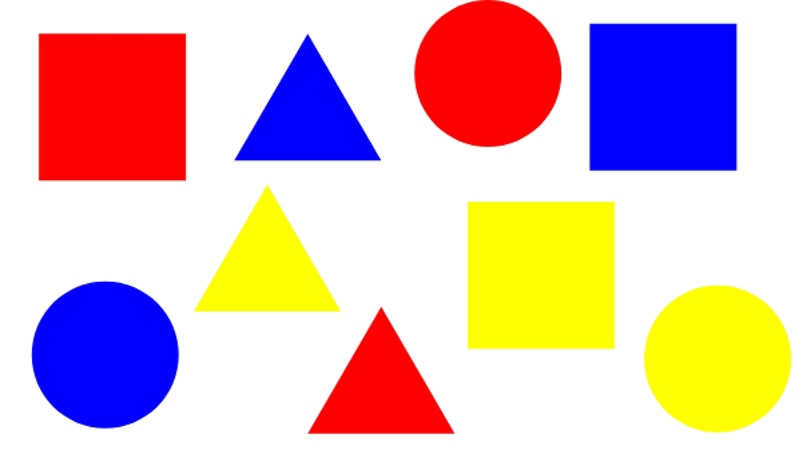
//> input picture Project2/shapes.jpg, 795 x 458 px
$ ./Source   (built with g++ and OpenCV 4)
//> lines starting //> are read from the running program, lines starting //| are printed output that depends on the picture; after the words box and inside, x2 and y2 are one past the last pixel; in counts of white or black regions, pixels touching at a corner belong together
#include <opencv2/opencv.hpp>
#include <iostream>

int main() {
    // Загрузка изображения
    cv::Mat src = cv::imread("shapes.jpg");
//> src is the input picture: 458 rows x 795 cols, CV_8UC3; mean B, G, R 187.6, 187.9, 221
    if (src.empty()) {
        std::cerr << "Ошибка загрузки изображения!" << std::endl;
        return -1;
    }

    // Преобразование в оттенки серого
    cv::Mat gray;
    cv::cvtColor(src, gray, cv::COLOR_BGR2GRAY);
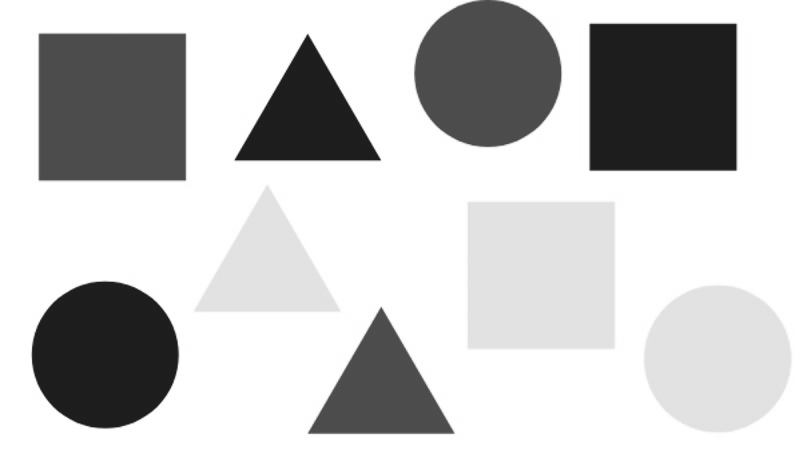
//> gray: 458 rows x 795 cols, CV_8UC1; min 25, max 255, mean 197.8

    // Усиленное сглаживание
    cv::Mat blurred;
    cv::GaussianBlur(gray, blurred, cv::Size(1, 1), 2.0);

    // Обнаружение краёв
    cv::Mat edges;
    cv::Canny(blurred, edges, 20, 120);
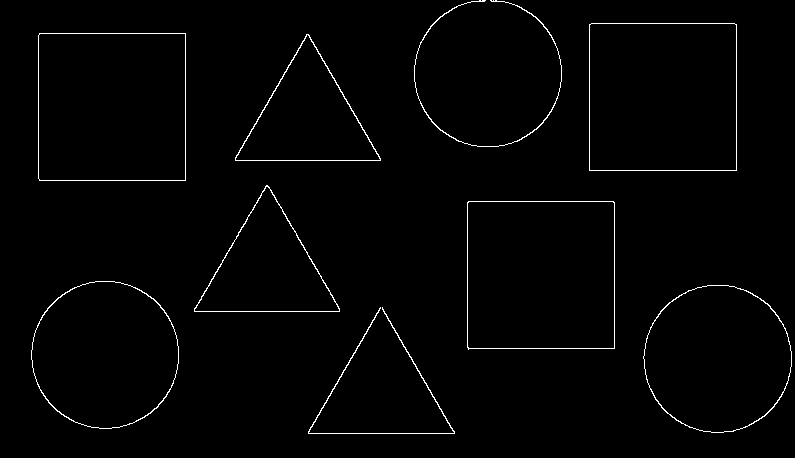
//> edges: 458 rows x 795 cols, CV_8UC1; 1.4% white in thin lines or dots

    // Морфологическое закрытие для сглаживания
    cv::Mat kernel = cv::getStructuringElement(cv::MORPH_RECT, cv::Size(5, 5));
    cv::morphologyEx(edges, edges, cv::MORPH_CLOSE, kernel);
//> edges: 458 rows x 795 cols, CV_8UC1; 1.4% white in thin lines or dots

    // Поиск контуров
    std::vector<std::vector<cv::Point>> contours;
    cv::findContours(edges, contours, cv::RETR_EXTERNAL, cv::CHAIN_APPROX_SIMPLE);
//> contours = 9 contours; largest, box (x1, y1, x2, y2) and area: (467, 201, 615, 350) 21608, (38, 33, 186, 181) 21606, (589, 23, 737, 171) 21606, (643, 285, 792, 433) 17066, (414, 0, 562, 147) 17036

    // Создание выходного изображения
    cv::Mat output = cv::Mat::zeros(src.size(), src.type());

    // Обработка контуров
    for (size_t i = 0; i < contours.size(); i++) {
        double area = cv::contourArea(contours[i]);
        if (area > 200) { // Фильтрация мелких шумов
            std::vector<cv::Point> approx;
            cv::approxPolyDP(contours[i], approx, 0.02 * cv::arcLength(contours[i], true), true);

            std::string shapeName;
            if (approx.size() == 3) shapeName = "triangle";
            else if (approx.size() == 4) shapeName = "square";
            else if (approx.size() > 4) shapeName = "circle";
            else continue;

            cv::Moments m = cv::moments(contours[i]);
            cv::Point center(m.m10 / m.m00, m.m01 / m.m00);

            cv::drawContours(output, contours, (int)i, cv::Scalar(255, 0, 0), 2);
            cv::putText(output, shapeName, center - cv::Point(20, -10),
                cv::FONT_HERSHEY_SIMPLEX, 0.5, cv::Scalar(255, 255, 255), 1);
        }
    }
//> this loop made 9 passes
//> (area, approx, center) on passes 1, 5, 6, 7: (9386, 3 Points (x, y): [380, 307], [308, 433], [454, 433], Point(380, 390)), (9425, 3 Points (x, y): [266, 185], [194, 311], [339, 311], Point(266, 268)), (9386.5, 3 Points (x, y): [306, 34], [235, 160], [380, 160], Point(307, 117)), (21606, 4 Points (x, y): [39, 33], [39, 180], [185, 180], [185, 33], Point(111, 106))
//> (area, center) on passes 2, 3, 4, 8, 9: (17065.5, Point(717, 358)), (17003, Point(104, 354)), (21608, Point(540, 274)), (21606, Point(662, 96)), (17036, Point(487, 72))
//> pass 1, `cv::putText(output, shapeName, center - cv::Point(20, -10), cv::FONT_H..`:
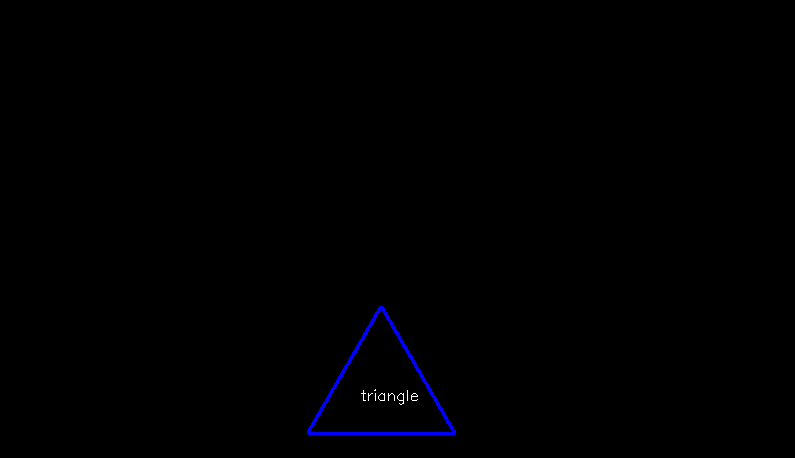
//> output: 458 rows x 795 cols, CV_8UC3; mean B, G, R 1.1, 0.1, 0.1
//> pass 2, `cv::putText(output, shapeName, center - cv::Point(20, -10), cv::FONT_H..`:
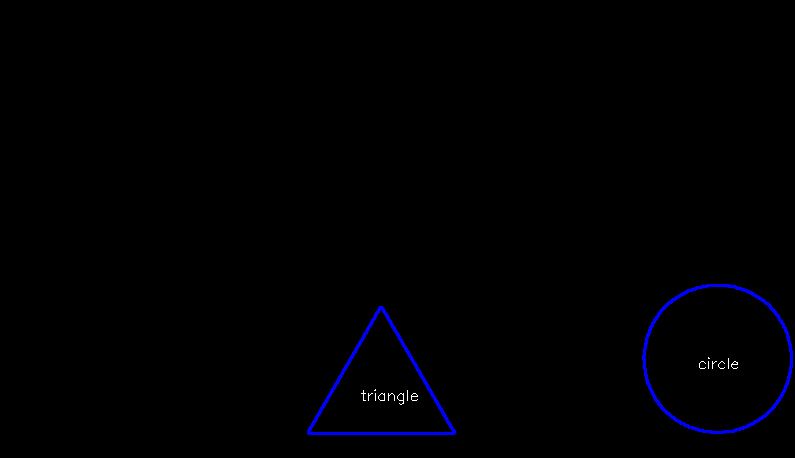
//> output: 458 rows x 795 cols, CV_8UC3; 0.46% of pixels changed, all inside (x1, y1, x2, y2) = (642, 284, 793, 434)
//> pass 3, `cv::putText(output, shapeName, center - cv::Point(20, -10), cv::FONT_H..`:
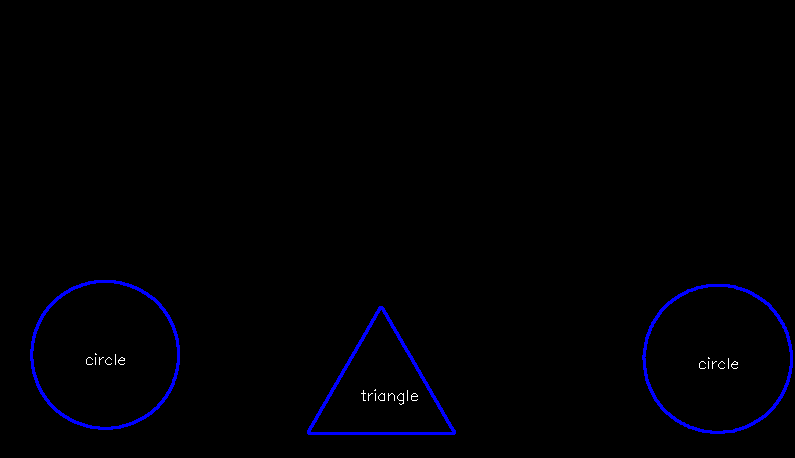
//> output: 458 rows x 795 cols, CV_8UC3; 0.46% of pixels changed, all inside (x1, y1, x2, y2) = (30, 280, 180, 430)
//> after the loop:
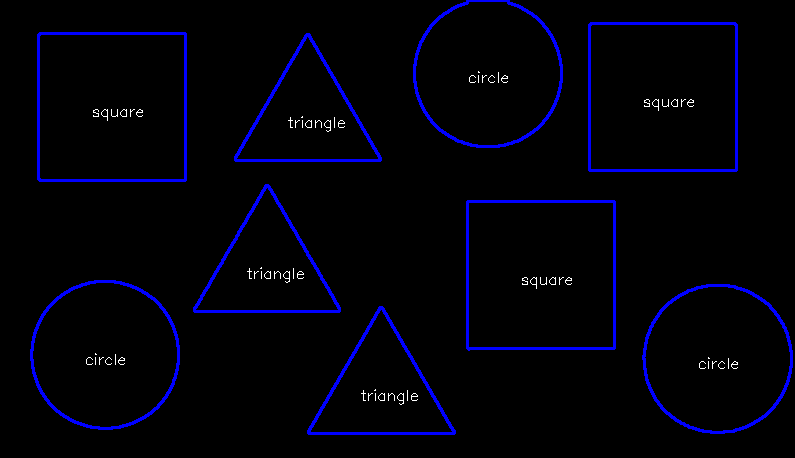
//> output: 458 rows x 795 cols, CV_8UC3; 2.89% of pixels changed, all inside (x1, y1, x2, y2) = (37, 0, 738, 351)

    // Показ результата
    cv::imshow("Contours", output);
    cv::waitKey(0);
    return 0;
}

$ run again, with Project2/Testimage.png saved as Project2/shapes.jpg
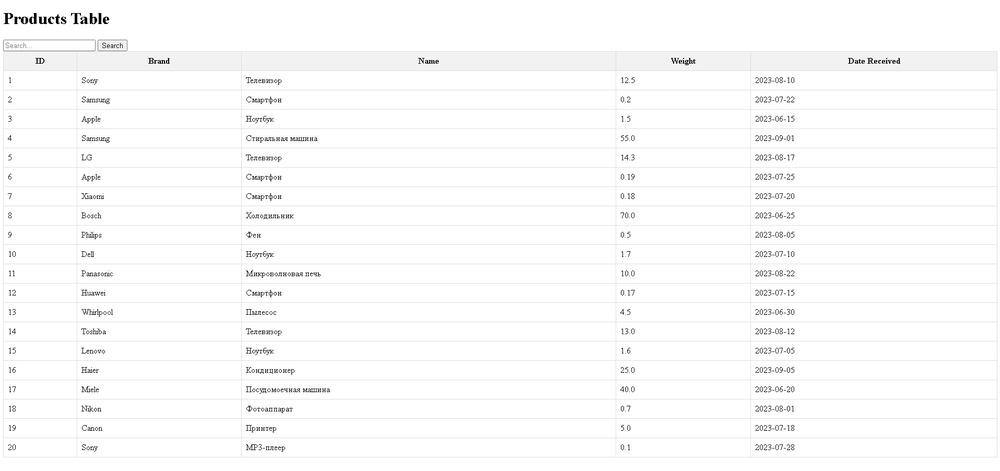
//> input picture Project2/Testimage.png, 1000 x 471 px, shrunk from 1915 x 902 before the run
//> src is the input picture: 471 rows x 1000 cols, CV_8UC3; min 0, max 255, mean 251
//> `cv::morphologyEx(edges, edges, cv::MORPH_CLOSE, kernel);`:
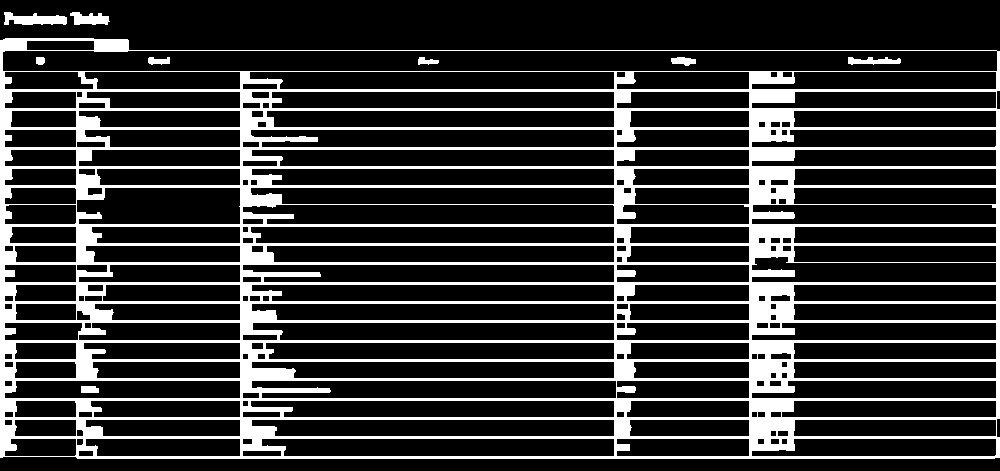
//> edges: 471 rows x 1000 cols, CV_8UC1; 20.1% white; 9 white regions
//> contours = 3 contours; box (x1, y1, x2, y2) and area: (0, 38, 1000, 459) 408818, (4, 12, 67, 25) 468, (70, 12, 110, 25) 304
//> the loop `for (size_t i = 0; i < contours.size(); i++)` made 3 passes
//> (area, approx, center) on pass 1: (408818, 4 Points (x, y): [0, 40], [0, 457], [999, 457], [999, 51], Point(497, 253))
//> pass 3, `cv::putText(output, shapeName, center - cv::Point(20, -10), cv::FONT_H..`:
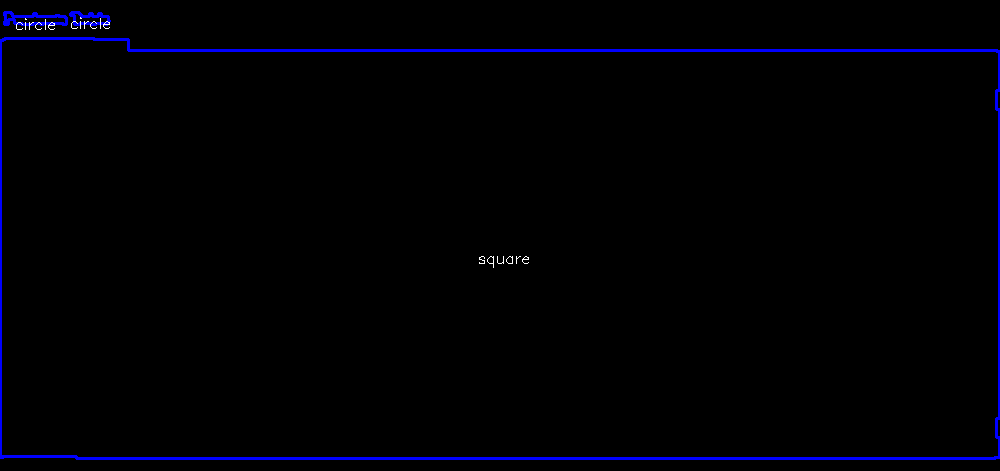
//> output: 471 rows x 1000 cols, CV_8UC3; mean B, G, R 4.8, 0.2, 0.2
